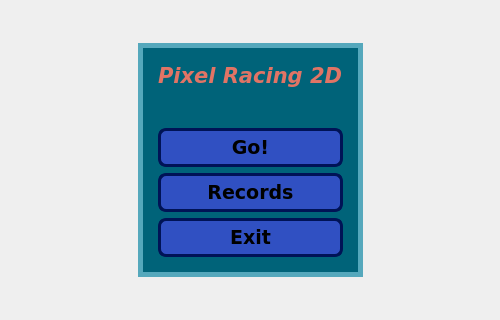
<?xml version="1.0" encoding="UTF-8"?>
<ui version="4.0">
 <class>MainMenuWindow</class>
 <widget class="QWidget" name="MainMenuWindow">
  <property name="geometry">
   <rect>
    <x>0</x>
    <y>0</y>
    <width>500</width>
    <height>320</height>
   </rect>
  </property>
  <property name="minimumSize">
   <size>
    <width>500</width>
    <height>320</height>
   </size>
  </property>
  <property name="windowTitle">
   <string>Pixel Racing 2D</string>
  </property>
  <property name="styleSheet">
   <string notr="true">#label{
color: rgb(225, 116, 101)
}
#widget_2{
box-shadow: 2px 4px black;
border: 5px solid rgb(85, 168, 188);
background-color:rgb(0, 99, 121)
}

QPushButton{
background-color: rgb(48, 80, 194);
padding: 5px;
border-radius: 8px;
border: 3px solid rgb(0, 19, 86);
}</string>
  </property>
  <layout class="QHBoxLayout" name="horizontalLayout">
   <property name="spacing">
    <number>0</number>
   </property>
   <property name="leftMargin">
    <number>0</number>
   </property>
   <property name="topMargin">
    <number>0</number>
   </property>
   <property name="rightMargin">
    <number>0</number>
   </property>
   <property name="bottomMargin">
    <number>0</number>
   </property>
   <item>
    <widget class="QWidget" name="widget" native="true">
     <layout class="QGridLayout" name="gridLayout">
      <item row="1" column="3">
       <spacer name="horizontalSpacer_2">
        <property name="orientation">
         <enum>Qt::Horizontal</enum>
        </property>
        <property name="sizeHint" stdset="0">
         <size>
          <width>40</width>
          <height>20</height>
         </size>
        </property>
       </spacer>
      </item>
      <item row="1" column="0">
       <spacer name="horizontalSpacer">
        <property name="orientation">
         <enum>Qt::Horizontal</enum>
        </property>
        <property name="sizeHint" stdset="0">
         <size>
          <width>40</width>
          <height>20</height>
         </size>
        </property>
       </spacer>
      </item>
      <item row="0" column="2">
       <spacer name="verticalSpacer">
        <property name="orientation">
         <enum>Qt::Vertical</enum>
        </property>
        <property name="sizeHint" stdset="0">
         <size>
          <width>20</width>
          <height>40</height>
         </size>
        </property>
       </spacer>
      </item>
      <item row="2" column="2">
       <spacer name="verticalSpacer_2">
        <property name="orientation">
         <enum>Qt::Vertical</enum>
        </property>
        <property name="sizeHint" stdset="0">
         <size>
          <width>20</width>
          <height>40</height>
         </size>
        </property>
       </spacer>
      </item>
      <item row="1" column="2">
       <widget class="QWidget" name="widget_2" native="true">
        <layout class="QVBoxLayout" name="verticalLayout_2">
         <property name="leftMargin">
          <number>20</number>
         </property>
         <property name="topMargin">
          <number>20</number>
         </property>
         <property name="rightMargin">
          <number>20</number>
         </property>
         <property name="bottomMargin">
          <number>20</number>
         </property>
         <item>
          <widget class="QLabel" name="label">
           <property name="font">
            <font>
             <family>Bitstream Vera Sans</family>
             <pointsize>16</pointsize>
             <weight>75</weight>
             <italic>true</italic>
             <bold>true</bold>
            </font>
           </property>
           <property name="text">
            <string>Pixel Racing 2D</string>
           </property>
          </widget>
         </item>
         <item>
          <spacer name="verticalSpacer_3">
           <property name="orientation">
            <enum>Qt::Vertical</enum>
           </property>
           <property name="sizeHint" stdset="0">
            <size>
             <width>20</width>
             <height>40</height>
            </size>
           </property>
          </spacer>
         </item>
         <item>
          <widget class="QPushButton" name="goButton">
           <property name="font">
            <font>
             <family>Bitstream Vera Sans</family>
             <pointsize>14</pointsize>
             <weight>75</weight>
             <italic>false</italic>
             <bold>true</bold>
            </font>
           </property>
           <property name="cursor">
            <cursorShape>PointingHandCursor</cursorShape>
           </property>
           <property name="text">
            <string>Go!</string>
           </property>
          </widget>
         </item>
         <item>
          <widget class="QPushButton" name="recButton">
           <property name="font">
            <font>
             <family>Bitstream Vera Sans</family>
             <pointsize>14</pointsize>
             <weight>75</weight>
             <italic>false</italic>
             <bold>true</bold>
            </font>
           </property>
           <property name="cursor">
            <cursorShape>PointingHandCursor</cursorShape>
           </property>
           <property name="text">
            <string>Records</string>
           </property>
          </widget>
         </item>
         <item>
          <widget class="QPushButton" name="exitButton">
           <property name="font">
            <font>
             <family>Bitstream Vera Sans</family>
             <pointsize>14</pointsize>
             <weight>75</weight>
             <bold>true</bold>
            </font>
           </property>
           <property name="cursor">
            <cursorShape>PointingHandCursor</cursorShape>
           </property>
           <property name="text">
            <string>Exit</string>
           </property>
          </widget>
         </item>
        </layout>
       </widget>
      </item>
     </layout>
    </widget>
   </item>
  </layout>
 </widget>
 <resources/>
 <connections/>
</ui>
